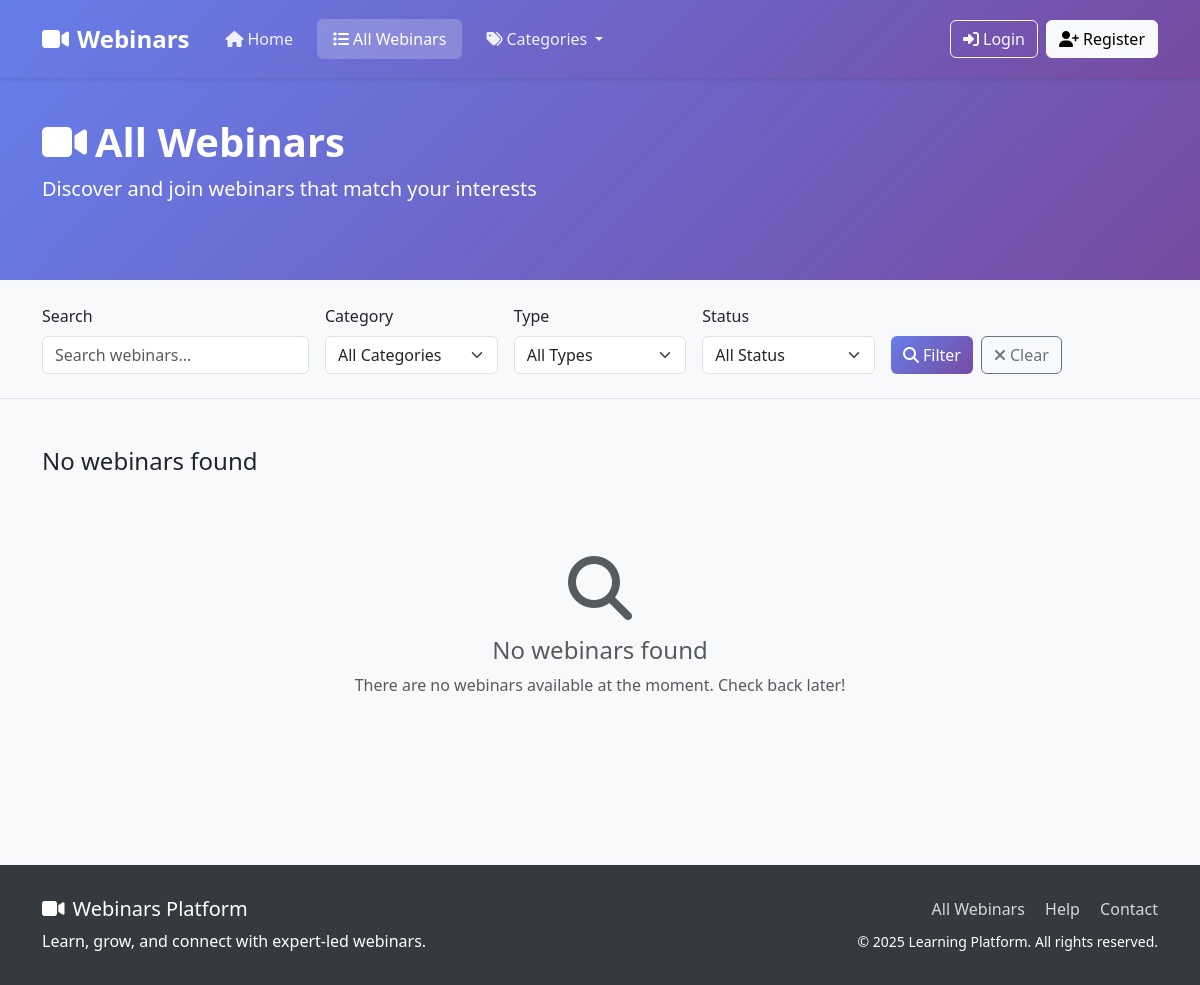
The page /webinars/webinars/ on the database as committed earlier.
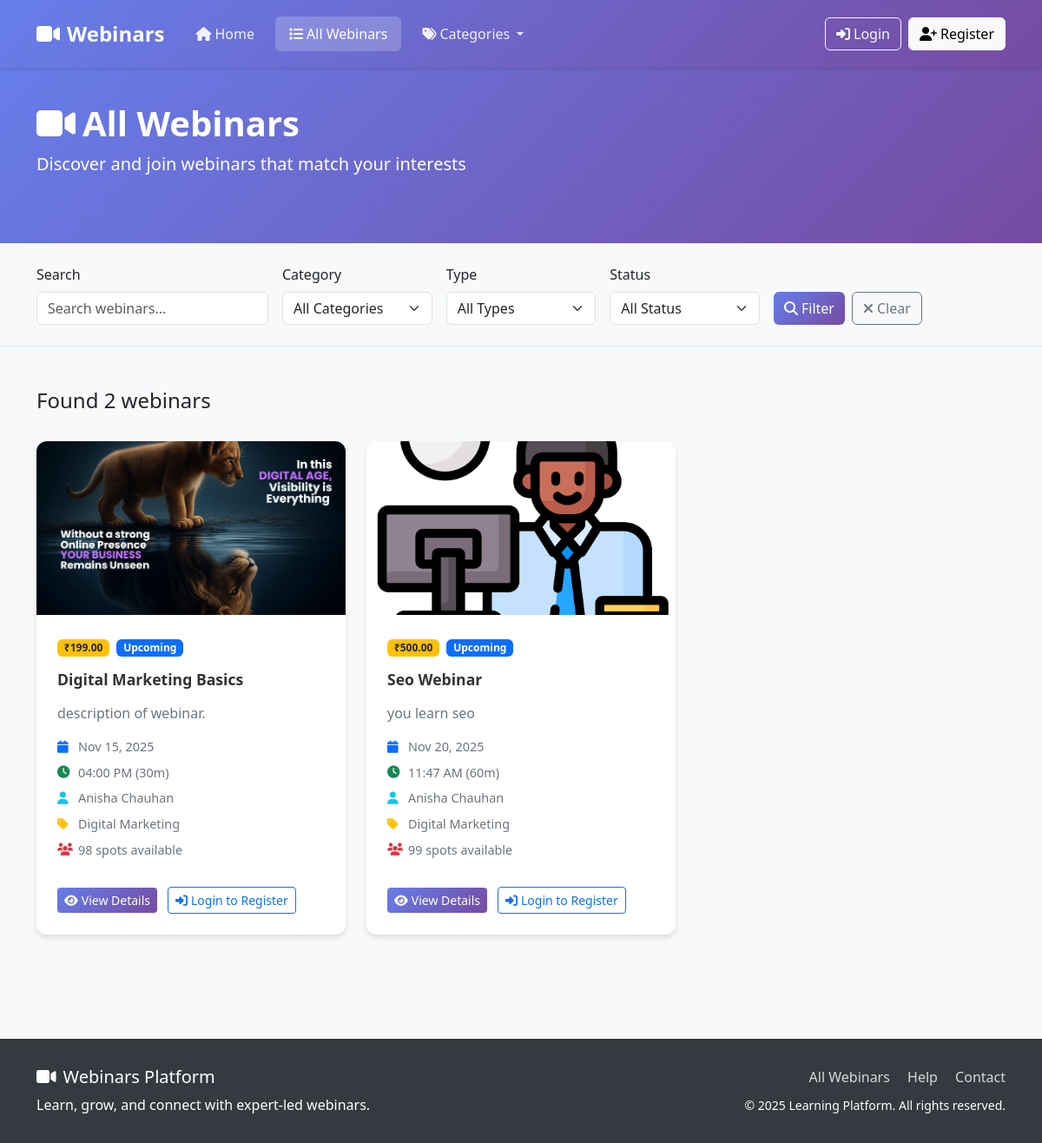
The same page on the database as committed later.
### webinars/models.py (models this page shows, shortened)
class Webinar(models.Model):
    WEBINAR_TYPE_CHOICES = [
        ('free', 'Free Webinar'),
        ('paid', 'Paid Webinar'),
    ]
    STATUS_CHOICES = [
        ('upcoming', 'Upcoming'),
        ('live', 'Live Now'),
        ('completed', 'Completed'),
        ('cancelled', 'Cancelled'),
    ]
    title = models.CharField(max_length=200)
    slug = models.SlugField(max_length=220, unique=True)
    description = models.TextField()
    short_description = models.CharField(max_length=300, help_text="Brief description for cards")
    category = models.ForeignKey(WebinarCategory, on_delete=models.CASCADE, related_name='webinars')
    webinar_type = models.CharField(max_length=10, choices=WEBINAR_TYPE_CHOICES, default='free')
    status = models.CharField(max_length=20, choices=STATUS_CHOICES, default='upcoming')
    price = models.DecimalField(max_digits=10, decimal_places=2, default=0.00)
    scheduled_date = models.DateTimeField()
    duration_minutes = models.PositiveIntegerField(default=60, help_text="Duration in minutes")
    max_attendees = models.PositiveIntegerField(default=100)
    thumbnail = models.ImageField(upload_to='webinar_thumbnails/', blank=True, null=True)
    webinar_link = models.URLField(blank=True, help_text="Zoom/Meet/Teams link")
    meeting_id = models.CharField(max_length=50, blank=True)
    meeting_password = models.CharField(max_length=50, blank=True)
    instructor = models.ForeignKey(
        User, on_delete=models.CASCADE,
        limit_choices_to={'role__in': ['instructor', 'superadmin']},
        related_name='hosted_webinars'
    )
    learning_outcomes = models.TextField(help_text="What attendees will learn")
    prerequisites = models.TextField(blank=True, help_text="What attendees should know")
    send_reminder_emails = models.BooleanField(default=True)
    reminder_hours_before = models.PositiveIntegerField(default=24, help_text="Send reminder X hours before")
    is_active = models.BooleanField(default=True)
    created_at = models.DateTimeField(auto_now_add=True)
    updated_at = models.DateTimeField(auto_now=True)
    created_by = models.ForeignKey(
        User, on_delete=models.SET_NULL, null=True,
        related_name='created_webinars'
    )
    total_registrations = models.PositiveIntegerField(default=0)
    actual_attendees = models.PositiveIntegerField(default=0)
    class Meta:
        ordering = ['-scheduled_date']
        indexes = [
            models.Index(fields=['status', 'webinar_type']),
            models.Index(fields=['scheduled_date']),
        ]
    def get_registration_count(self):
        return self.registrations.filter(is_active=True).count()
    def get_available_spots(self):
        return max(0, self.max_attendees - self.get_registration_count())

class WebinarCategory(models.Model):
    name = models.CharField(max_length=100, unique=True)
    description = models.TextField(blank=True)
    is_active = models.BooleanField(default=True)
    created_at = models.DateTimeField(auto_now_add=True)
    class Meta:
        verbose_name_plural = "Webinar Categories"
        ordering = ['name']

### userss/models.py (models this page shows, shortened)
class CustomUser(AbstractUser):
    ROLE_CHOICES = (
    ("superadmin", "Super Admin"),
    ("instructor", "Instructor"),
    ("student", "Student"),
    ("webinar_user", "Webinar User"),  # Add this line
)
    role = models.CharField(max_length=20, choices=ROLE_CHOICES, default="student")
    phone_number = models.CharField(max_length=15, blank=True, null=True)
    profile_picture = models.ImageField(
        upload_to="profile_pics/", blank=True, null=True
    )
    bio = models.TextField(max_length=500, blank=True)
    date_of_birth = models.DateField(blank=True, null=True)
    address = models.TextField(max_length=200, blank=True)
    created_by = models.ForeignKey(
        "self",
        on_delete=models.SET_NULL,
        null=True,
        blank=True,
        related_name="created_users",
    )
    updated_at = models.DateTimeField(auto_now=True)
    def get_full_name(self):
        return f"{self.first_name} {self.last_name}".strip()
    class Meta:
        ordering = ["-date_joined"]
        verbose_name = "User"
        verbose_name_plural = "Users"

### webinars/views.py (the view, shortened to what this page needs)
# urls.py: path('webinars/', views.webinar_list, name='webinar_list'),
def webinar_list(request):
    webinars = Webinar.objects.filter(is_active=True)
    webinar_type = request.GET.get('type', '')
    category_id = request.GET.get('category', '')
    search = request.GET.get('search', '')
    status = request.GET.get('status', '')
    if webinar_type:
        webinars = webinars.filter(webinar_type=webinar_type)
    if category_id:
        webinars = webinars.filter(category_id=category_id)
    if status:
        webinars = webinars.filter(status=status)
    webinars = webinars.order_by('scheduled_date')
    paginator = Paginator(webinars, 12)
    page = request.GET.get('page')
    webinars = paginator.get_page(page)
    categories = WebinarCategory.objects.filter(is_active=True)
    context = {
        'webinars': webinars,
        'categories': categories,
        'current_filters': {
            'type': webinar_type,
            'category': category_id,
            'search': search,
            'status': status,
        }
    }
    return render(request, 'webinars/webinar_list.html', context)

### userss/templates/webinars/webinar_list.html (shortened to what this page needs)
{% extends 'webinars/base.html' %}
{% block content %}
<div class="page-header">
    <div class="container">
        <div class="row align-items-center">
            <div class="col-md-8">
                <h1><i class="fas fa-video me-2"></i>All Webinars</h1>
                <p class="lead">Discover and join webinars that match your interests</p>
            </div>
        </div>
    </div>
</div>
<div class="filters-section py-4 bg-light">
    <div class="container">
        <form method="GET" class="row g-3">
            <div class="col-md-3">
                <label for="search" class="form-label">Search</label>
                <input type="text"
                       class="form-control"
                       id="search"
                       name="search"
                       placeholder="Search webinars..."
                       value="{{ current_filters.search }}">
            </div>
            <div class="col-md-2">
                <label for="category" class="form-label">Category</label>
                <select class="form-select" id="category" name="category">
                    <option value="">All Categories</option>
                </select>
            </div>
            <div class="col-md-2">
                <label for="type" class="form-label">Type</label>
                <select class="form-select" id="type" name="type">
                    <option value="">All Types</option>
                </select>
            </div>
            <div class="col-md-2">
                <label for="status" class="form-label">Status</label>
                <select class="form-select" id="status" name="status">
                    <option value="">All Status</option>
                </select>
            </div>
            <div class="col-md-3">
                <label class="form-label">&nbsp;</label>
                <div class="d-flex gap-2">
                    <button type="submit" class="btn btn-primary">
                        <i class="fas fa-search me-1"></i>Filter
                    </button>
                    <a href="{% url 'webinars:webinar_list' %}" class="btn btn-outline-secondary">
                        <i class="fas fa-times me-1"></i>Clear
                    </a>
                </div>
            </div>
        </form>
    </div>
</div>
<div class="container py-5">
    <div class="row mb-4">
        <div class="col-md-8">
            <h4>
                {% if webinars.paginator.count > 0 %}
                    Found {{ webinars.paginator.count }} webinar{{ webinars.paginator.count|pluralize }}
                {% else %}
                    No webinars found
                {% endif %}
            </h4>
        </div>
    </div>
    {% if webinars %}
    <div class="row">
        {% for webinar in webinars %}
        <div class="col-lg-4 col-md-6 mb-4">
            <div class="webinar-card">
                {% if webinar.thumbnail %}
                    <img src="{{ webinar.thumbnail.url }}" class="webinar-image" alt="{{ webinar.title }}">
                {% else %}
                    <div class="webinar-image-placeholder">
                        <i class="fas fa-video"></i>
                    </div>
                {% endif %}
                <div class="webinar-content">
                    <div class="webinar-badges">
                        {% if webinar.webinar_type == 'free' %}
                            <span class="badge bg-success">FREE</span>
                        {% else %}
                            <span class="badge bg-warning text-dark">₹{{ webinar.price }}</span>
                        {% endif %}
                        {% if webinar.status == 'upcoming' %}
                            <span class="badge bg-primary ms-1">Upcoming</span>
                        {% elif webinar.status == 'live' %}
                            <span class="badge bg-danger ms-1">
                                <i class="fas fa-circle me-1"></i>Live
                            </span>
                        {% elif webinar.status == 'completed' %}
                            <span class="badge bg-secondary ms-1">Completed</span>
                        {% endif %}
                    </div>
                    <h5 class="webinar-title">{{ webinar.title }}</h5>
                    <p class="webinar-description">{{ webinar.short_description|truncatechars:100 }}</p>
                    <div class="webinar-meta">
                        <div class="meta-item">
                            <i class="fas fa-calendar text-primary"></i>
                            {{ webinar.scheduled_date|date:"M d, Y" }}
                        </div>
                        <div class="meta-item">
                            <i class="fas fa-clock text-success"></i>
                            {{ webinar.scheduled_date|time:"h:i A" }} ({{ webinar.duration_minutes }}m)
                        </div>
                        <div class="meta-item">
                            <i class="fas fa-user text-info"></i>
                            {{ webinar.instructor.get_full_name }}
                        </div>
                        <div class="meta-item">
                            <i class="fas fa-tag text-warning"></i>
                            {{ webinar.category.name }}
                        </div>
                        <div class="meta-item">
                            <i class="fas fa-users text-danger"></i>
                            {{ webinar.get_available_spots }} spots available
                        </div>
                    </div>
                    <div class="webinar-actions">
                        <a href="{% url 'webinars:webinar_detail' webinar.slug %}" class="btn btn-primary btn-sm">
                            <i class="fas fa-eye me-1"></i>View Details
                        </a>
                        {% if user.is_authenticated %}
                            {% if webinar.is_registration_open %}
                                <a href="{% url 'webinars:webinar_register' webinar.slug %}" class="btn btn-success btn-sm ms-1">
                                    <i class="fas fa-plus me-1"></i>Register
                                </a>
                            {% else %}
                                <span class="badge bg-secondary ms-2">
                                    {% if webinar.status == 'completed' %}
                                        Completed
                                    {% else %}
                                        Registration Closed
                                    {% endif %}
                                </span>
                            {% endif %}
                        {% else %}
                            <a href="/login/" class="btn btn-outline-primary btn-sm ms-1">
                                <i class="fas fa-sign-in-alt me-1"></i>Login to Register
                            </a>
                        {% endif %}
                    </div>
                </div>
            </div>
        </div>
        {% endfor %}
    </div>
    {% else %}
    <div class="text-center py-5">
        <i class="fas fa-search text-muted mb-3" style="font-size: 4rem;"></i>
        <h4 class="text-muted">No webinars found</h4>
        <p class="text-muted mb-4">
            {% if current_filters.search or current_filters.category or current_filters.type or current_filters.status %}
                Try adjusting your search criteria or clear filters to see more results.
            {% else %}
                There are no webinars available at the moment. Check back later!
            {% endif %}
        </p>
    </div>
    {% endif %}
</div>
{% endblock %}

Rows that differ between the two databases and show on the page:
added Webinar: thumbnail (picture), price "199.00", status "Upcoming", title "Digital Marketing Basics", short_description "description of webinar.", scheduled_date "Nov 15, 2025", scheduled_date "04:00 PM", duration_minutes "30", instructor.get_full_name "Anisha Chauhan", category.name "Digital Marketing", get_available_spots "98"
added Webinar: thumbnail (picture), price "500.00", status "Upcoming", title "Seo Webinar", short_description "you learn seo", scheduled_date "Nov 20, 2025", scheduled_date "11:47 AM", duration_minutes "60", instructor.get_full_name "Anisha Chauhan", category.name "Digital Marketing", get_available_spots "99"
Other text that changed with them:
{{ webinars.paginator.count }}: (not shown) → "2"
text no longer shown: "No webinars found No webinars found There are no webinars available at the moment. Check back later!"
text now shown: "Found webinar"
